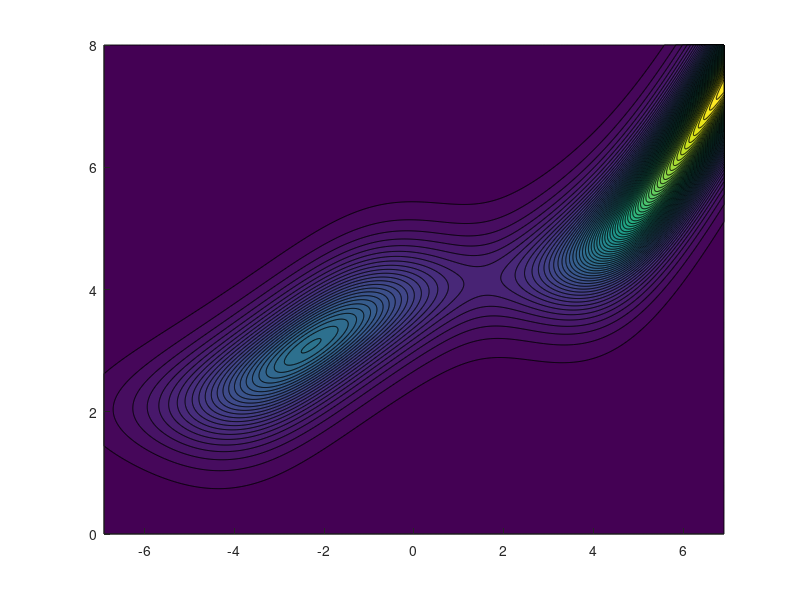

Here is the MATLAB script that generated this plot: (Note: this script raises an error after producing the figure.)
% References
% Micali: Drift and Behavior of E. coli Cells by Micali et al. - Biophysical Journal 2017 (https://www.sciencedirect.com/science/article/pii/S0006349517310755)
% Taylor: Information and fitness by Taylor, Tishby, and Bialek - arXiv 2007 (https://arxiv.org/abs/0712.4382)
% Clausznitzer: 

%% Set up parameters and equations

close all
clear

exportOptions = struct('Format','eps2',...
    'Color','rgb',...
    'Width',10,...
    'Resolution',300,...
    'FontMode','fixed',...
    'FontSize',10,...
    'LineWidth',2);

% Variables
L = 1000;  % Number of intervals
mi = linspace(0,8,L);  % Methylation levels
ci = logspace(-3,3,L);  % Ligand levels (LOG SPACE)
dm = mean(diff(mi));  % Differences between methylation levels
dc = mean(diff(ci));  % Differences between ligand levels (note: intervals in c are not constant as defined in log space!)

[c, m] = meshgrid(ci,flip(mi));  % Mesh grid of ligand and methylation levels



% Fitness function - estimated

% Parameters - Micali table S1
N = 5;  % Cooperative receptor number (paper uses 13, range [5; 13])
va = 1/3;  % Fraction of Tar receptors (paper uses 1/3)
vs = 2/3;  % Fraction of Tsr receptors (paper uses 1/3)
Kaon = 0.5;  % Active receptors dissociation constant Tar (mM, paper uses 1.0)
Kson = 100000;  % Active receptors dissociation constant Tsr (mM, paper uses 1E6)
Kaoff = 0.02;  % Inactive receptors dissociation constant Tar (mM, paper uses 0.03)
Ksoff = 100;  % Inactive receptors dissociation constant Tsr (mM, paper uses 100)
k = 1;

nu = 0.01;
YT = 9.7; %muM
mT = 1e4;
kyp = 100; % muM^{-1}s^{-1}
kym = nu*kyp;
kzp = 30; % s^{-1}
kzm = nu*kzp;
kRp = 0.0069; %s^{-1}
kRm = nu*kRp;
kBp = 0.12; %s^{-1}
kBm = nu*kBp;

rel_grad = 0.75;

% Free energy and receptor activity (Monod-Wyman-Changeux (MWC) model, Clausznitzer equation 5)
mE = 1 - 0.5 * m;  % Methylation free energy
dF = N * (mE ...
          + va * log((1 + c / Kaoff) ./ (1 + c / Kaon)) ...
          + vs * log((1 + c / Ksoff) ./ (1 + c / Kson)));  % Free energy difference of on and off states
A = 1 ./ (1 + exp(dF));  % Receptor activity



% Drift velocity
vd = k * A .* (1 - A) .* N .* (va .* (c ./ (c + Kaoff) - c ./ (c + Kaon)) + vs .* (c ./ (c + Ksoff) - c ./ (c + Kson))) .* rel_grad;

% Entropy production from phosphorylation and methylation
Yp = (kyp * A + kzm) * YT ./ ((kyp + kym) * A + kzp + kzm);
dSdty = (kyp * (YT - Yp) - kym * Yp) .* A .* log((kyp * (YT - Yp)) ./ (kym * Yp)) + (kzp * Yp - kzm * (YT - Yp)) .* log((kzp * Yp) ./ (kzm * (YT - Yp)));
dSdtm = (kRp - kRm) * (1 - A) * mT * log(kRp / kRm) + (kBp - kBm) * A .^3 * mT * log(kBp / kBm);
EP = (dSdty + dSdtm) / 1000;  % Make values smaller to work

% Choose an output (drift vd or entropy production EP)
% output = EP;
output = vd;

% Input-output curve of methylation and ligand concentration vs output
contourf(log(c), m, output, 64, 'EdgeColor', 'none')
colorbar
colormap(parula)  % winter, parula, eugh, jet, hot
[~, maxi] = max(output);
hold on
plot(log(ci), m(maxi), 'LineWidth', 2 ,'Color', [1 0 0]) %[1 1 1]
xlabel('Ligand c_0');
ylabel('Methylation m')
hold off;

% Distribution of external states of c
r = 0.1;  %2;
Pc = exp(-r * c) ./ sum(exp(-r * c) .* dc);
% figure
% plot(s,Ps)

% Functions to iterate
Eqn2 = @(Pmc) sum(Pmc .* Pc .* dc, 2);  % This should give a vector of Nm by 1

Eqn5 = @(Pm, lambda) exp(lambda * vd) .* Pm ./ sum(Pm .* exp(lambda * vd) .* dm, 1);  % This should give a matrix of Nm by Nc

%% Iterate mutual information algorithm

iimax = 2e4; %10;
etol = 1e-1; %-4, -5
figure
hold on
for lambda = logspace(0, 1, 10)  % (1, 2, 10)
    lambda
    % Pick an initial guess for Pmc and Pm
    Pmi = ones(size(m));
    %dm
    %sum(Pmi.*dm,1)
    Pmi = Pmi ./ sum(Pmi .* dm, 1);
    % 'this is normalised!'
    Pmci = Eqn5(Pmi,lambda);  % columns not normalised!!!!
    for ii = 1:iimax
        %ii
        Pmo = Pmi;
        Pmi = Eqn2(Pmci);  % NaN!!!!
        Pmci = Eqn5(Pmi, lambda);
        %norm(Pmi - Pmo) * dm
        if norm(Pmi - Pmo) * dm <= etol
            disp(['converged for lambda = ' num2str(lambda, 2) ' after ' num2str(ii) ' iterations'])
            Imin = sum(dc * Pc .* sum(dm * Pmci .* log2(eps + Pmci ./ (eps + Pmi)), 1), 2);  % Mutual information Eq. 1
            outmax = sum(dc * Pc .* sum(dm * Pmci .* output, 1), 2);  % Mean fitness from Eq. 4
            
            plot(Imin, outmax, 'x')
            ylabel('mean output')
            xlabel('information I(m;c_0) (bits)')
            break
        end
    end
end

% Conditional probability for final lambda value
%contourf(log(c), m, Pmci, 64, 'EdgeColor', 'none')
%colorbar
%colormap(parula)  % winter, parula, eugh, jet, hot
%ylabel('P(m|c)')
%xlabel('Ligand c')

%% Export plot

%ylim([0 0.01])
%xlim([0 2])
%set(gcf, 'PaperUnits', 'centimeters')
%filename = ['informationfitnesscurve'];
%exportfig(gcf, [filename '.eps'], exportOptions);
%system(['epstopdf ' filename '.eps']);
%system(['rm ' filename '.eps']);